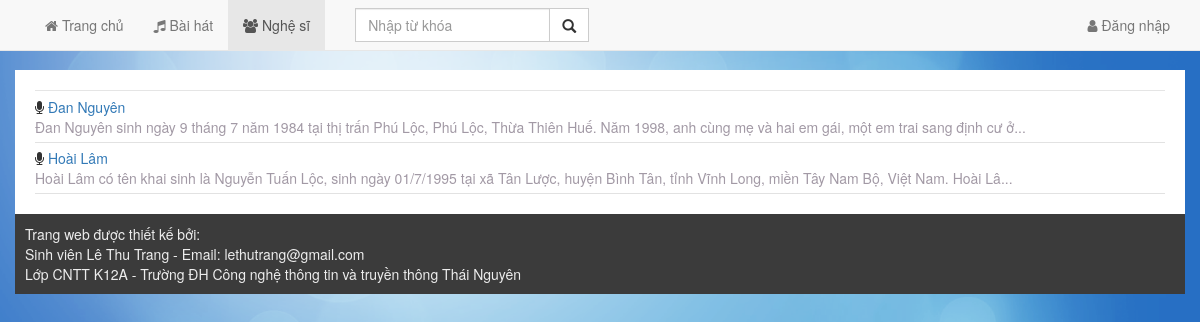
Screenshot of /artist.php with the database file from the repository.
### tables this page shows
CREATE TABLE `artists` (
  `id` int(10) UNSIGNED NOT NULL,
  `name` varchar(50) NOT NULL,
  `description` text NOT NULL
);

### incfiles/core.php (called while the page is built, shortened)
<?php
$id = isset($_GET['id']) ? trim($_GET['id']) : false;
include_once 'func.php';
?>

### incfiles/func.php (called while the page is built, shortened)
<?php
FUNCTION text_limit($text, $len, $end='...')
{
	IF (mb_strlen($text, 'UTF-8') > $len)
	{
		$text = mb_substr($text, 0, $len, 'UTF-8').'...';
	}
	return $text;
}

### artist.php (the view, shortened to what this page needs)
<?php
require 'incfiles/core.php';
require 'incfiles/head.php';
IF (!$id)
{
	$req = MYSQL_QUERY("SELECT * FROM `artists` ORDER BY `id` DESC");
	$total = MYSQL_NUM_ROWS($req);
	IF ($total > 0)
	{
		Echo '<hr style="padding: 0px;margin: 0px;" />';
		While ($res = MYSQL_FETCH_ASSOC($req))
		{
			?>
			<div class="list">
				<i class="fa fa-microphone"></i> <a href="artist.php?id=<?=$res['id']?>"><?=$res['name']?></a>
				<?php
				IF ($res['description'] != '')
				{
					Echo '<br /><span class="artist-song">'.text_limit($res['description'], 150).'</span>';
				}
				?>
			</div>
			<?php
		}
	}
}
require_once 'incfiles/end.php';

### themes/default.css (style rules this page uses)
body { padding-top: 70px; background: #63AFDE url('images/page.png'); background-attachment: fixed; background-size: 100%; }
hr { border: 0; height: 0; border-top: 1px solid rgba(0, 0, 0, 0.1); border-bottom: 1px solid rgba(255, 255, 255, 0.3); }
.list { border-bottom: 1px solid #e2e2e2; padding-top: 5px; padding-bottom: 5px; }
.artist-song { color: #a299a5; text-decoration: none; }

### rows the page displays
artists: name "Đan Nguyên", description "Đan Nguyên sinh ngày 9 tháng 7 năm 1984 tại thị trấn Phú Lộc, Phú Lộc, Thừa Thiên Huế. Năm 1998, anh cùng mẹ và hai em gái, một em trai sang định cư ở..."
artists: name "Hoài Lâm", description "Hoài Lâm có tên khai sinh là Nguyễn Tuấn Lộc, sinh ngày 01/7/1995 tại xã Tân Lược, huyện Bình Tân, tỉnh Vĩnh Long, miền Tây Nam Bộ, Việt Nam. Hoài Lâ..."
